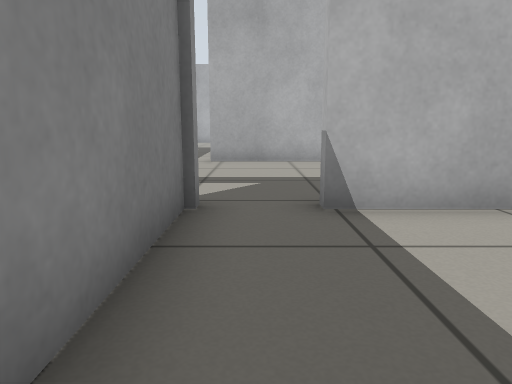
view 1 (above)

23 first-person views from a walk through a robot-simulator world made for Gazebo. The camera is 0.5 m above the floor, tilts 10° down and sees 70° across. The floor is counted in squares, 0.5 m on a side. Each view is taken from the middle of a square. On the plan, view 1 faces up. The plan holds only what a view shows up to about 13 squares ahead; the rest is blank.

view 2
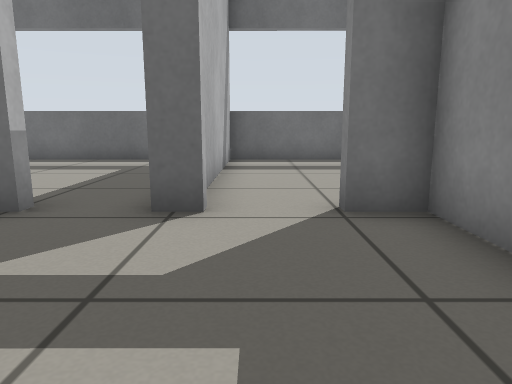

view 3
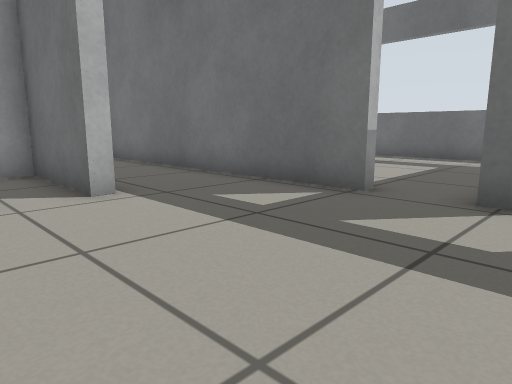

view 4
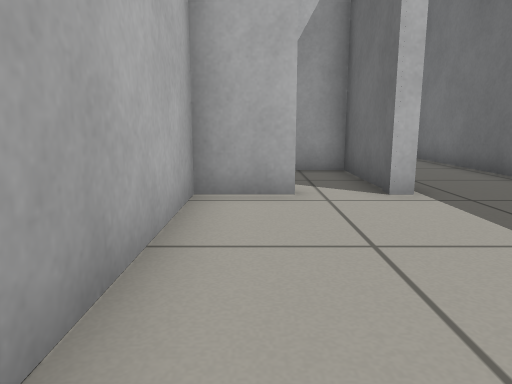

view 5
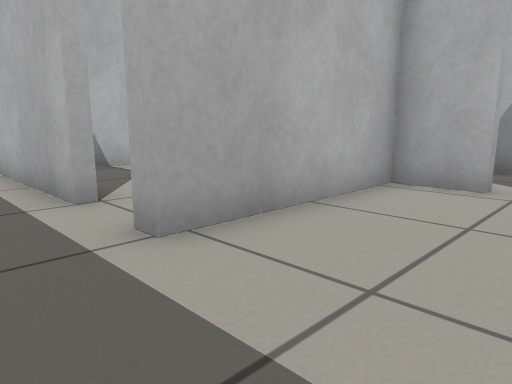

view 6
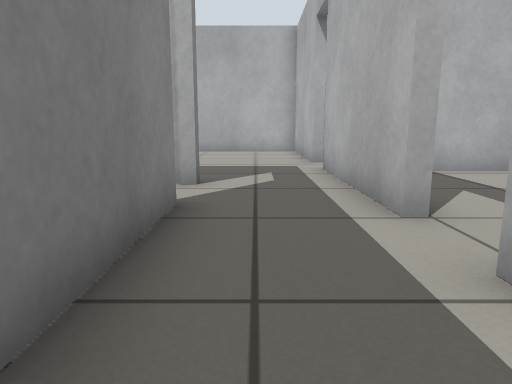

view 7
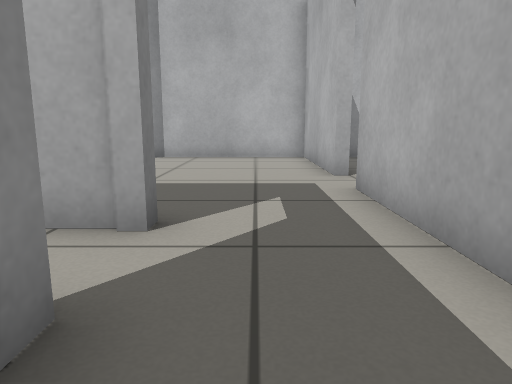

view 8
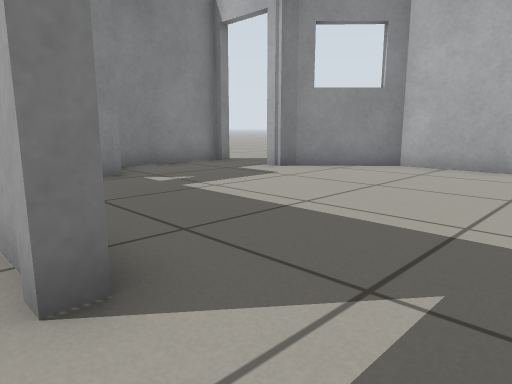

view 9
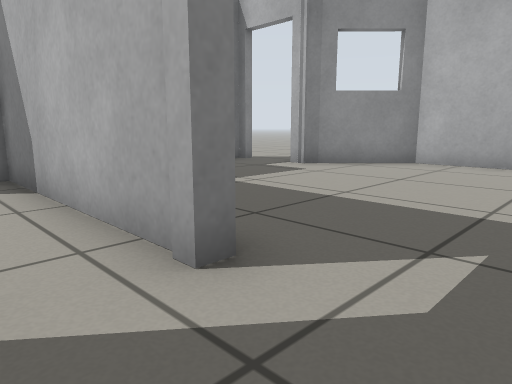

view 10
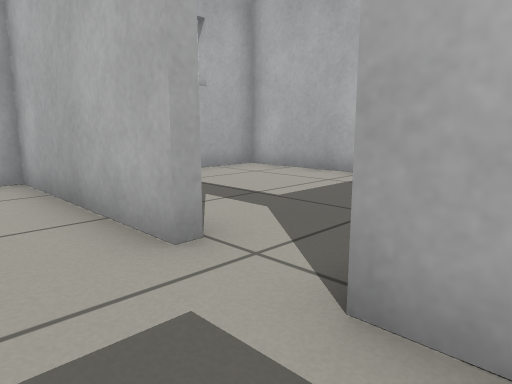

view 11
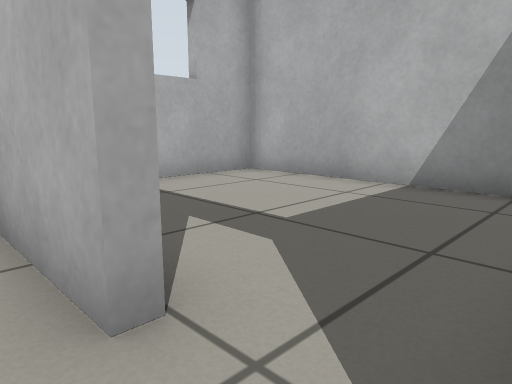

view 12
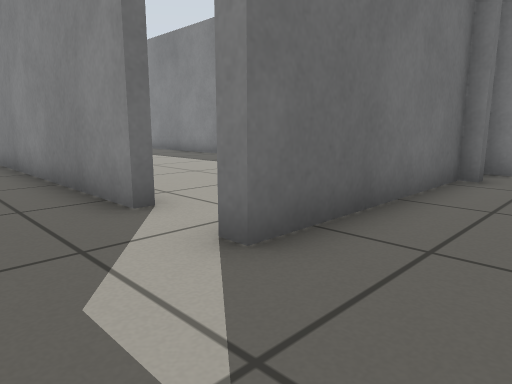

view 13
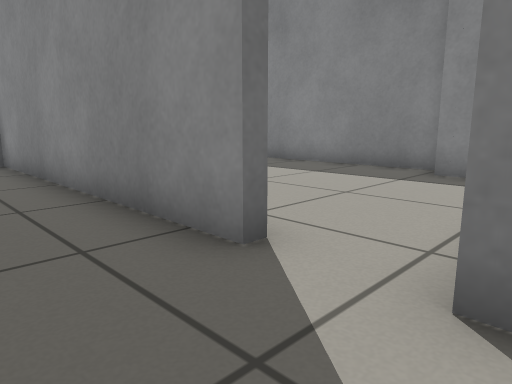

view 14
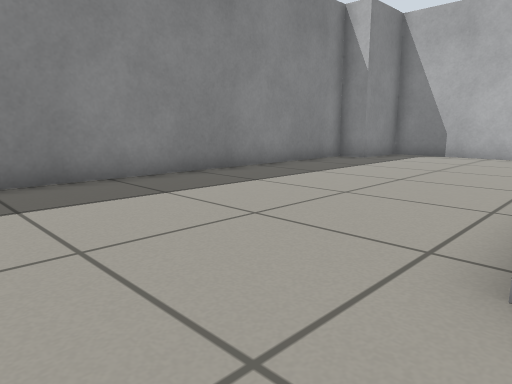

view 15
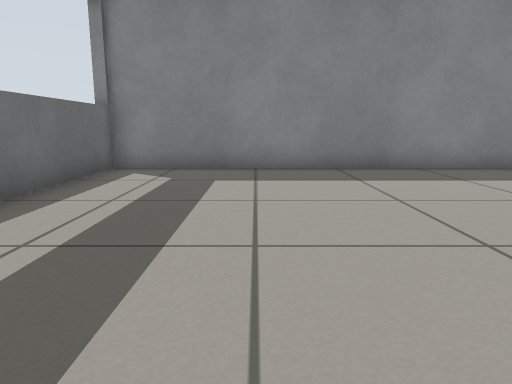

view 16
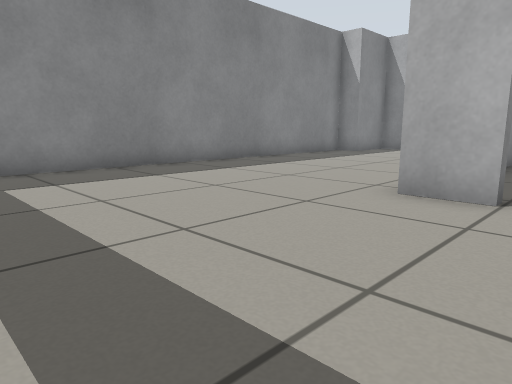

view 17
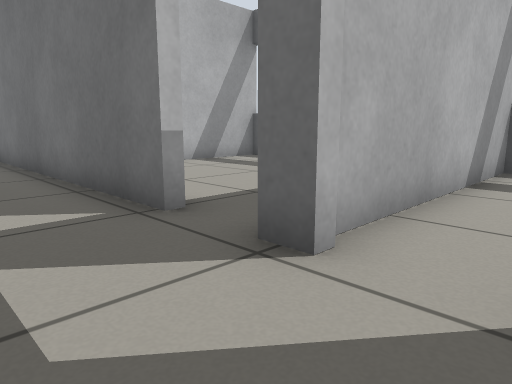

view 18
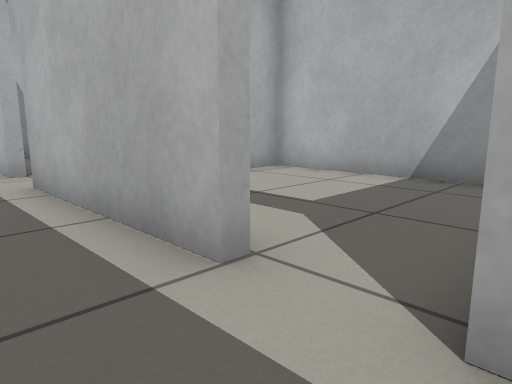

view 19
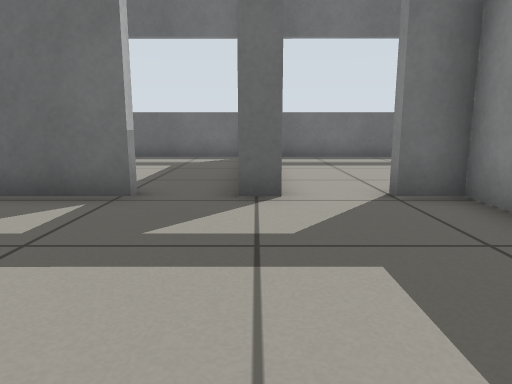

view 20
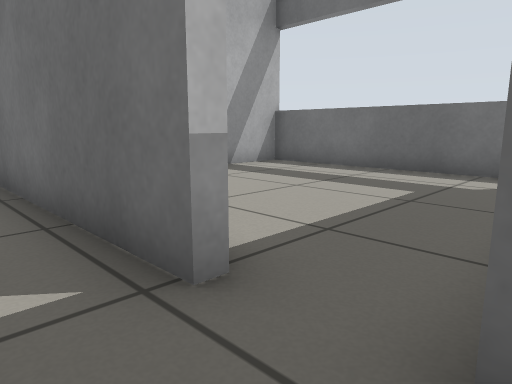

view 21
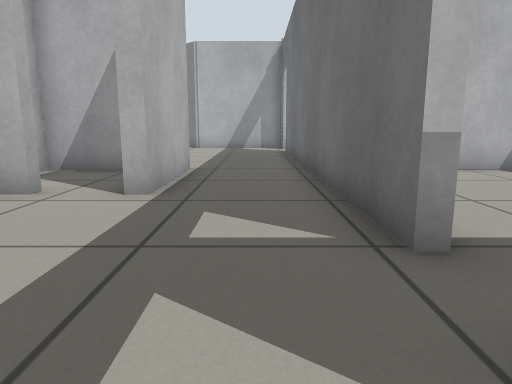

view 22
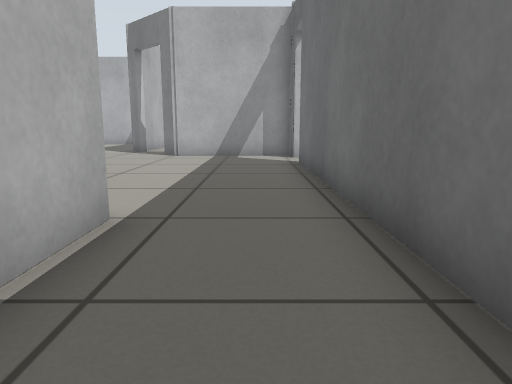

view 23
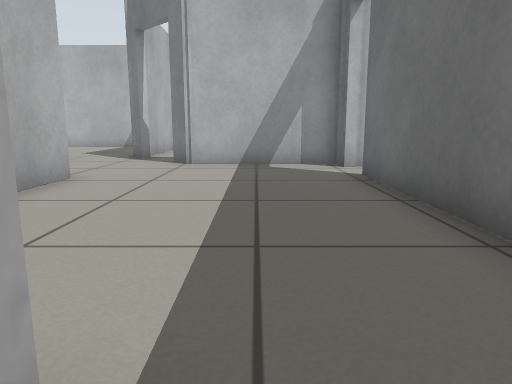

### Floor plan
Points are (right, up) in squares from view 1. A wall is a line through its corners. A room is listed if a view was taken in it or the views show most of it. See-through windows are left out.
Room 1 (view 1)
walls: (3.1, 4.4) (0.8, 4.4); (6.7, -2.6) (6.7, 1.2); (-0.9, 4.7) (-0.9, 1.1)
low walls: (-0.4, -2.5) (6.7, -2.6)
ways out: open door at (0, 4.5) to room 2
Room 2 (views 2, 3, 4, 5, 6, 17, 19, 20, 21)
walls: (-1.5, 4.7) (-0.9, 4.7); (-4.1, 10.4) (-4.1, 4.7) (-3, 4.7); (3.4, 7.6) (3.4, 7.9); (3.4, 9.4) (3.4, 10.9) (-1.4, 10.9)
ways out: open door at (0, 4.5) to room 1; opening at (-2.5, 10) to room 3; open door at (-2.3, 4.7) to room 4; opening at (2, 6.5) to room 5
Room 3 (views 7, 8, 9, 10, 11, 12, 13, 18)
walls: (-1.4, 19.6) (-1.4, 24.5) (-6.1, 24.5) (-8.4, 22.3) (-8.9, 22.3); (-9.6, 18.5) (-9.6, 18); (-4.1, 13.9) (-4.1, 10.4); (-9.6, 15.8) (-4.1, 15.8) (-4.1, 15.5); (-11.1, 22.3) (-11.1, 19.1); (-1.4, 13) (-1.4, 18)
low walls: (-1.4, 10.9) (-1.4, 11.4)
ways out: opening at (-2.5, 10) to room 2; open door at (-4, 14.5) to room 4; open door at (-1, 18.5) to room 6; open door at (-1, 12.5) to room 7; open door at (-10, 17); open door at (-9.7, 22.3)
Room 4 (views 14, 15, 16)
walls: (-3, 4.4) (-4.4, 4.4); (-11.2, -2.5) (-1.4, -2.5) (-1.4, 4.2); (-4.1, 15.5) (-10.1, 15.5) (-10.1, 13.2) (-11.1, 13.2) (-11.1, -2.9)
ways out: open door at (-2.3, 4.7) to room 2; open door at (-4, 14.5) to room 3
Room 5 (views 22, 23)
walls: (7, 7.6) (3.4, 7.6); (13.4, 10.7) (11.6, 10.7); (15.3, 4.7) (16.2, 4.7) (16.2, 8.8) (16.7, 9.4); (0.8, 4.7) (13.8, 4.7)
ways out: opening at (2, 6.5) to room 2; open door at (3.7, 8.7) to room 8; opening at (15, 11); open door at (14.5, 5); open door at (17.3, 9.7)
Room 6 (no view inside)
walls: (4.4, 19) (4.4, 24.5) (0, 24.5)
ways out: open door at (-1, 18.5) to room 3
Room 7 (no view inside)
walls: (4.4, 12.6) (4.4, 17.5) (0.7, 17.5)
ways out: open door at (-1, 12.5) to room 3
Room 8 (no view inside)
walls: (3.4, 7.9) (6.7, 7.9) (6.7, 11)
ways out: open door at (3.7, 8.7) to room 5

Positions as (right, up) in squares from view 1, and headings:
1: (0, 0), facing up
2: (-2, 9), facing down
3: (-2, 10), facing down-right
4: (-2, 10), facing right
5: (-3, 8), facing up-right
6: (-3, 9), facing up
7: (-3, 12), facing up
8: (-2, 15), facing up-left
9: (-2, 14), facing up-left
10: (-3, 17), facing up-right
11: (-2, 18), facing up-right
12: (-2, 18), facing down-left
13: (-2, 16), facing down-left
14: (-4, 2), facing up-left
15: (-2, 1), facing left
16: (-2, -1), facing up-left
17: (-3, 7), facing down-right
18: (-3, 11), facing up-right
19: (-1, 10), facing down
20: (-1, 6), facing down-right
21: (-2, 6), facing right
22: (3, 6), facing right
23: (6, 7), facing right
